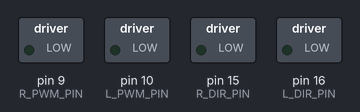
The sketch below on a simulated Arduino Mega 2560, built with avr-gcc and run on an emulated ATmega2560. Parts: switched loads named in the sketch (green lamp = pin HIGH). What the sketch prints to the serial monitor is not drawn.

Above: at 0.1 s.
At 1.1 s:
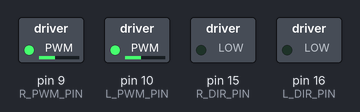
Timing chart, 0 to 2.6 s (numbered marks = the images above):
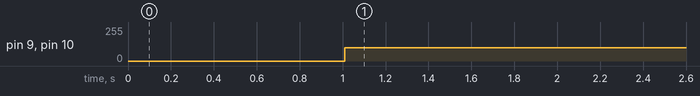

Measured:
- by itself, pin 9 (R_PWM_PIN), pin 10 (L_PWM_PIN): 0/255 → 100/255 at 1.0 s

The sketch:

Romi_Navigation_RL.ino
```cpp
#include "motor.h"
#include "encoders.h"
#include "timer3.h"
#include "kinematics.h"
#include "rl_agent.h"
#include "pid.h"
#include "defs.h"

float l_power;
float r_power;
vector2f velocity;
vector3f waypoint;

MotorController l_motor(L_PWM_PIN, L_DIR_PIN);
MotorController r_motor(R_PWM_PIN, R_DIR_PIN);
Kinematics      kinematics;
RLController    rl_controller;
PID             left_pid(1.5, 0.02, 0.1);           // PID for controlling left motor
PID             right_pid(1.5, 0.02, 0.1);          // PID for controlling right motor

void setup() {
  Serial.begin(9600);
  // Wait for stable connection, report reset.
  delay(1000);
//  Serial.println("***RESET***");

  setupEncoder0();
  setupEncoder1();
  setupTimer3();

  waypoint.x = 0.98;
  waypoint.y = -0.17;
  waypoint.theta = 0;
}

void loop() {
  vector3f pose = kinematics.update_pose(speed_r, speed_l);
  velocity = rl_controller.estimate_velocity(pose, waypoint);

  l_power = 255 * left_pid.update(velocity.left  * wheel_dia / 2, speed_l); // Velocity conversion from rad/sec to m/s
  r_power = 255 * right_pid.update(velocity.right * wheel_dia / 2, speed_r); // Velocity conversion from rad/sec to m/s

  send_motor_cltr();

  delay(40);
}

void send_motor_cltr() {
  l_motor.setPower(l_power);
  r_motor.setPower(r_power);
}
```

defs.h
```cpp
/*
   Defines all the common varibile, constants.
   Author: Vishnu Hariharan Anand and Juvith Ghosh
*/

#ifndef _DEFS_H_
#define _DEFS_H_

#define L_PWM_PIN 10
#define L_DIR_PIN 16
#define R_PWM_PIN  9
#define R_DIR_PIN 15

#define DIR_FWD LOW
#define DIR_BWD HIGH
#define MAX_PWR 100
#define MAX_SPEED 0.1

#define BUZZER_PIN  6

const float pi = 3.1416;
const float wheel_dia = 0.07; // Diameter of Romi Wheel
const int cnt_per_rev = 1440;
const float d_per_count = (wheel_dia * pi) / (cnt_per_rev);
const float l = 0.145; // Wheel Seperation

float bias = 12;

struct vector3f {
  float x = 0;
  float y = 0;
  float theta = 0;
};

//Network Parameters
const int r1 = 16; //Number of Rows for matrix 1
const int c1 = 8; //Number of Coloumns for matrix 1
const int r2 = 16; //Number of Rows for matrix 2
const int c2 = 16; //Number of Coloumns for matrix 2
const int r3 = 2; //Number of Rows for matrix 3
const int c3 = 16; //Number of Coloumns for matrix 3

struct vector2f {
  float left = 0;
  float right = 0;
};

#endif
```

encoders.h
```cpp
/*
   Encoders keep tracks of the each motor rotations.
   Author: Vishnu Hariharan Anand
   Ref: https://github.com/paulodowd/EMATM0054_20_21/blob/master/Labsheets/Core/L5_Encoders.ipynb
*/

#ifndef _ENCODERS_H_
#define _ENCODERS_H_


// These #defines act like a find-and-replace
// in your code, and make your code more readable.

#define E1_A_PIN  7
#define E1_B_PIN  23
#define E0_A_PIN  26
//E0_B_Pin is defined seperately later

//E0 -> Left Motor
//E1 -> Right Motor
// Approx 1440 count for one revolution
// Volatile Global variables used by Encoder ISR.
volatile long count_r; // used by encoder to count the rotation
volatile bool oldE1_A;  // used by encoder to remember prior state of A
volatile bool oldE1_B;  // used by encoder to remember prior state of B


volatile long count_l; // used by encoder to count the rotation
volatile bool oldE0_A;  // used by encoder to remember prior state of A
volatile bool oldE0_B;  // used by encoder to remember prior state of B


// This ISR handles just Encoder 1
// ISR to read the Encoder1 Channel A and B pins
// and then look up based on  transition what kind of
// rotation must have occured.
ISR( INT6_vect ) {
  // First, Read in the new state of the encoder pins.
  // Standard pins, so standard read functions.
  boolean newE1_B = digitalRead( E1_B_PIN );
  boolean newE1_A = digitalRead( E1_A_PIN );

  // Some clever electronics combines the
  // signals and this XOR restores the
  // true value.
  newE1_A ^= newE1_B;

  // Create a bitwise representation of our states
  // We do this by shifting the boolean value up by
  // the appropriate number of bits, as per our table
  // header:
  //
  // State :  (bit3)  (bit2)  (bit1)  (bit0)
  // State :  New A,  New B,  Old A,  Old B.
  byte state = 0;
  state = state | ( newE1_A  << 3 );
  state = state | ( newE1_B  << 2 );
  state = state | ( oldE1_A  << 1 );
  state = state | ( oldE1_B  << 0 );


  // This is an inefficient way of determining
  // the direction.  However it illustrates well
  // against the lecture slides.
  if ( state == 1 ) {          // row 1 from table
    count_r -= 1;

  } else if ( state == 2 ) {   // row 2 from table
    count_r += 1;

  } else if ( state == 4 ) {   // row 4 from table
    count_r += 1;

  } else if ( state == 7 ) {
    count_r -= 1;

  } else if ( state == 8 ) {
    count_r -= 1;

  } else if ( state == 11 ) {
    count_r += 1;

  } else if ( state == 13 ) {
    count_r += 1;

  } else if ( state == 14 ) {
    count_r -= 1;

  }


  // Save current state as old state for next call.
  oldE1_A = newE1_A;
  oldE1_B = newE1_B;

}


// This ISR handles just Encoder 0
// ISR to read the Encoder0 Channel A and B pins
// and then look up based on  transition what kind of
// rotation must have occured.
ISR( PCINT0_vect ) {

  // First, Read in the new state of the encoder pins.

  // Mask for a specific pin from the port.
  // Non-standard pin, so we access the register
  // directly.
  // Reading just PINE would give us a number
  // composed of all 8 bits.  We want only bit 2.
  // B00000100 masks out all but bit 2
  boolean newE0_B = PINE & (1 << PINE2);
  //boolean newE0_B = PINE & B00000100;  // Does same as above.

  // Standard read fro the other pin.
  boolean newE0_A = digitalRead( E0_A_PIN ); // 26 the same as A8

  // Some clever electronics combines the
  // signals and this XOR restores the
  // true value.
  newE0_A ^= newE0_B;


  // Create a bitwise representation of our states
  // We do this by shifting the boolean value up by
  // the appropriate number of bits, as per our table
  // header:
  //
  // State :  (bit3)  (bit2)  (bit1)  (bit0)
  // State :  New A,  New B,  Old A,  Old B.
  byte state = 0;
  state = state | ( newE0_A  << 3 );
  state = state | ( newE0_B  << 2 );
  state = state | ( oldE0_A  << 1 );
  state = state | ( oldE0_B  << 0 );


  // This is an inefficient way of determining
  // the direction.  However it illustrates well
  // against the lecture slides.
  if ( state == 1 ) {          // row 1 from table
    count_l -= 1;

  } else if ( state == 2 ) {   // row 2 from table
    count_l += 1;

  } else if ( state == 4 ) {   // row 4 from table
    count_l += 1;

  } else if ( state == 7 ) {
    count_l -= 1;

  } else if ( state == 8 ) {
    count_l -= 1;

  } else if ( state == 11 ) {
    count_l += 1;

  } else if ( state == 13 ) {
    count_l += 1;

  } else if ( state == 14 ) {
    count_l -= 1;

  }

  // Save current state as old state for next call.
  oldE0_A = newE0_A;
  oldE0_B = newE0_B;
}


/*
   This setup routine enables interrupts for
   encoder1.  The interrupt is automatically
   triggered when one of the encoder pin changes.
   This is really convenient!  It means we don't
   have to check the encoder manually.
*/
void setupEncoder1() {

  // Initialise our count value to 0.
  count_r = 0;

  // Initialise the prior A & B signals
  // to zero, we don't know what they were.
  oldE1_A = 0;
  oldE1_B = 0;

  // Setup pins for encoder 1
  pinMode( E1_A_PIN, INPUT );
  pinMode( E1_B_PIN, INPUT );

  // Now to set up PE6 as an external interupt (INT6), which means it can
  // have its own dedicated ISR vector INT6_vector

  // Page 90, 11.1.3 External Interrupt Mask Register – EIMSK
  // Disable external interrupts for INT6 first
  // Set INT6 bit low, preserve other bits
  EIMSK = EIMSK & ~(1 << INT6);
  //EIMSK = EIMSK & B1011111; // Same as above.

  // Page 89, 11.1.2 External Interrupt Control Register B – EICRB
  // Used to set up INT6 interrupt
  EICRB |= ( 1 << ISC60 );  // using header file names, push 1 to bit ISC60
  //EICRB |= B00010000; // does same as above

  // Page 90, 11.1.4 External Interrupt Flag Register – EIFR
  // Setting a 1 in bit 6 (INTF6) clears the interrupt flag.
  EIFR |= ( 1 << INTF6 );
  //EIFR |= B01000000;  // same as above

  // Now that we have set INT6 interrupt up, we can enable
  // the interrupt to happen
  // Page 90, 11.1.3 External Interrupt Mask Register – EIMSK
  // Disable external interrupts for INT6 first
  // Set INT6 bit high, preserve other bits
  EIMSK |= ( 1 << INT6 );
  //EIMSK |= B01000000; // Same as above

}

void setupEncoder0() {

  // Initialise our count value to 0.
  count_l = 0;

  // Initialise the prior A & B signals
  // to zero, we don't know what they were.
  oldE0_A = 0;
  oldE0_B = 0;

  // Setting up E0_PIN_B:
  // The Romi board uses the pin PE2 (port E, pin 2) which is
  // very unconventional.  It doesn't have a standard
  // arduino alias (like d6, or a5, for example).
  // We set it up here with direct register access
  // Writing a 0 to a DDR sets as input
  // DDRE = Data Direction Register (Port)E
  // We want pin PE2, which means bit 2 (counting from 0)
  // PE Register bits [ 7  6  5  4  3  2  1  0 ]
  // Binary mask      [ 1  1  1  1  1  0  1  1 ]
  //
  // By performing an & here, the 0 sets low, all 1's preserve
  // any previous state.
  DDRE = DDRE & ~(1 << DDE6);
  //DDRE = DDRE & B11111011; // Same as above.

  // We need to enable the pull up resistor for the pin
  // To do this, once a pin is set to input (as above)
  // You write a 1 to the bit in the output register
  PORTE = PORTE | (1 << PORTE2 );
  //PORTE = PORTE | 0B00000100;

  // Encoder0 uses conventional pin 26
  pinMode( E0_A_PIN, INPUT );
  digitalWrite( E0_A_PIN, HIGH ); // Encoder 0 xor

  // Enable pin-change interrupt on A8 (PB4) for encoder0, and disable other
  // pin-change interrupts.
  // Note, this register will normally create an interrupt a change to any pins
  // on the port, but we use PCMSK0 to set it only for PCINT4 which is A8 (PB4)
  // When we set these registers, the compiler will now look for a routine called
  // ISR( PCINT0_vect ) when it detects a change on the pin.  PCINT0 seems like a
  // mismatch to PCINT4, however there is only the one vector servicing a change
  // to all PCINT0->7 pins.
  // See Manual 11.1.5 Pin Change Interrupt Control Register - PCICR

  // Page 91, 11.1.5, Pin Change Interrupt Control Register
  // Disable interrupt first
  PCICR = PCICR & ~( 1 << PCIE0 );
  // PCICR &= B11111110;  // Same as above

  // 11.1.7 Pin Change Mask Register 0 – PCMSK0
  PCMSK0 |= (1 << PCINT4);

  // Page 91, 11.1.6 Pin Change Interrupt Flag Register – PCIFR
  PCIFR |= (1 << PCIF0);  // Clear its interrupt flag by writing a 1.

  // Enable
  PCICR |= (1 << PCIE0);
}

#endif
```

kinematics.h
```cpp
/*
   Kinematics calculates the pose of the romi using Differential Drive Kinematics (ICC)
   Ref: http://www.cs.columbia.edu/~allen/F17/NOTES/icckinematics.pdf
   Author: Vishnu Hariharan Anand
*/

#ifndef _KINEMATICS_H_
#define _KINEMATICS_H_

#include "defs.h"
#include "timer3.h"
#include "utils.h"

class Kinematics {
  public:
    vector3f pose;
    vector3f pose_old;

    vector3f update_pose(float speed_r_local, float speed_l_local);
    void print_pose();
  private:
    unsigned long last_millis = 0;
};

vector3f Kinematics::update_pose(float speed_r_local, float speed_l_local) {

  //Calculate how much time (in milliseconds) has
  // bassed since the last update call
  // Note, we do this in type "long", and then
  // typecast the final result to "float".
  long time_now = millis();
  long diff_time = time_now - last_millis;
  last_millis = time_now;

  float dt = (float)diff_time / 1000.0;
  float sum = speed_r_local + speed_l_local;
  float diff = speed_r_local - speed_l_local;

  if (abs(sum) < 0.005) {
    pose.x = pose_old.x;
    pose.y = pose_old.y;
    pose.theta = pose_old.theta + (diff * dt / l);
  }
  else if (abs(diff) < 0.03) {
    float s = sum/2;
    pose.x = pose_old.x + s * cos(pose_old.theta) * dt;
    pose.y = pose_old.y + s * sin(pose_old.theta) * dt;
    pose.theta = pose_old.theta;
  }

  else {
    pose.x = pose_old.x + (sum * cos(pose_old.theta) * dt) / 2;
    pose.y = pose_old.y + (sum * sin(pose_old.theta) * dt) / 2;
    pose.theta = pose_old.theta + (diff * dt / l);
  }

//  pose.theta = constraint_theta(pose.theta);

  pose_old.x = pose.x;
  pose_old.y = pose.y;
  pose_old.theta = pose.theta;

  print_pose();

  return pose;
}

void Kinematics::print_pose() {
//  Serial.print( "x:  ");
  Serial.print( pose.x );
  Serial.print( ",");
//  Serial.print( "y: " );
  Serial.print( pose.y );
  Serial.print( ",");
//  Serial.print( "theta:  ");
  Serial.println( pose.theta * 180 / pi);
}


#endif
```

motor.h
```cpp
/*
   Motor Contoller class hepls to send PWM commands to the motors.
   Author: Vishnu Hariharan Anand
*/

#ifndef _MOTOR_H_
#define _MOTOR_H_

#include "defs.h"

class MotorController {
  public:
    int dir_pin;
    int pwm_pin;
    MotorController(int pwm_pin, int dir_pin) {
      this->dir_pin = dir_pin;
      this->pwm_pin = pwm_pin;

      // Set our motor driver pins as outputs.
      pinMode( dir_pin, OUTPUT );
      pinMode( pwm_pin, OUTPUT );

      digitalWrite( dir_pin, LOW );
      digitalWrite( pwm_pin, LOW );
    }

    void setPower( float power) {
      if (power < 0) {
        digitalWrite( dir_pin, DIR_BWD );
        power *= -1;
      } else {
        digitalWrite( dir_pin, DIR_FWD );
      }
      if (power > MAX_PWR) {
        power = MAX_PWR;
      }
      if (power < bias) {
        power = 0;
      }

      analogWrite(pwm_pin, power);
    }

};

#endif
```

pid.h
```cpp
/*
   Define the basic pid controller.
   Author: Vishnu Hariharan Anand
   Ref: https://github.com/paulodowd/EMATM0054_20_21/blob/master/Romi_CodeStub/pid.h
*/

#ifndef _PID_H_
#define _PID_H_

#include "utils.h"

class PID {
  public:
    PID(float P, float I, float D);                 // Constructor, not order of P I & D arguments when calling.
    void setGains(float P, float I, float D);       // This function updates the values of the gains
    void reset();                                   // Useful to remove any intergral wind-up
    float update(float demand, float measurement, bool is_heading = false);  // This update takes a demand and measurement.
    void printComponents(); //This function prints the individual components of the control signal and can be used for debugging
    float Kp_output = 0;
    float Ki_output = 0;
    float Kd_output = 0;
  private:
    //Control gains
    float Kp; //Proportional
    float Ki; //Integral
    float Kd; //Derivative

    //Values to store
    float output_signal       = 0;
    float last_error          = 0; //For calculating the derivative term
    float integral_error      = 0; //For storing the integral of the error
    unsigned long last_millis = 0;
};

/*
   Class constructor
   This runs whenever we create an instance of the class
*/
PID::PID(float P, float I, float D)
{
  //Store the gains
  setGains(P, I, D);
  //Set last_millis
  reset();
}

/*
   This function prints the individual contributions to the total contol signal
   You can call this yourself for debugging purposes, or set the debug flag to true to have it called
   whenever the update function is called.
*/
void PID::printComponents() {

  Serial.print(Kp_output);
  Serial.print(", ");
  Serial.print(Kd_output);
  Serial.print(", ");
  Serial.print(Ki_output);
  Serial.print(", ");
  Serial.println(output_signal);

}

void PID::reset() {
  last_error      = 0;
  integral_error  = 0;
  Kp_output       = 0;
  Ki_output       = 0;
  Kd_output       = 0;
  last_millis     = millis();
}

/*
   This function sets the gains of the PID controller
*/
void PID::setGains(float P, float I, float D) {
  Kp = P;
  Kd = D;
  Ki = I;
}

/*
   This is the update function.
   This function should be called repeatedly.
   It takes a measurement of a particular quantity and a desired value for that quantity as input
   It returns an output; this can be sent directly to the motors,
   or perhaps combined with other control outputs
*/
float PID::update(float demand, float measurement, bool is_heading = false) {

  //Calculate how much time (in milliseconds) has
  // bassed since the last update call
  // Note, we do this in type "long", and then
  // typecast the final result to "float".
  long time_now = millis();
  long diff_time = time_now - last_millis;
  last_millis = time_now;

  float dt = (float)diff_time;

  // Calculate error between demand and measurement.
  float error = demand - measurement ;
  if (is_heading){
    error = constraint_theta(error);
  }

  //This represents the error derivative
   float error_delta = (error - last_error)/dt;
   last_error = error;

  // Integral term.
   integral_error += error * dt;

  //Calculate P,I,D Term contributions.
   Kp_output = Kp * error;
   Kd_output = -Kd * error_delta;
   Ki_output = Ki * integral_error;

  //Add the three components to get the total output
  output_signal = Kp_output + Kd_output + Ki_output;


//  if (output_signal > 1){
//    output_signal = 1;
//  }else if (output_signal < -1){
//    output_signal = -1;
//  }

  // Pass the result back.
  return output_signal;
}

#endif
```

utils.h
```cpp
/*
   Defines all the helping functions which are commonly used by other classes.
   Author: Vishnu Hariharan Anand
*/

#ifndef _UTILS_H_
#define _UTILS_H_

#include "defs.h"

float constraint_theta(float theta) {
  if (theta > pi) {
    theta -= 2 * pi;
  } else if (theta < -pi) {
    theta += 2 * pi;
  }
  return theta;
}

float distance(float x1, float y1, float x2, float y2) {
  return sqrt(pow((x2 - x1), 2) + pow((y2 - y1), 2));
}

boolean has_reached_home(vector3f pose) {
  if ((abs(pose.x) <= 0.05) ) {
    return true;
  }
  return false;
}

#endif
```

Source omitted: rl_agent.h (8566 bytes), timer3.h (1955 bytes)
